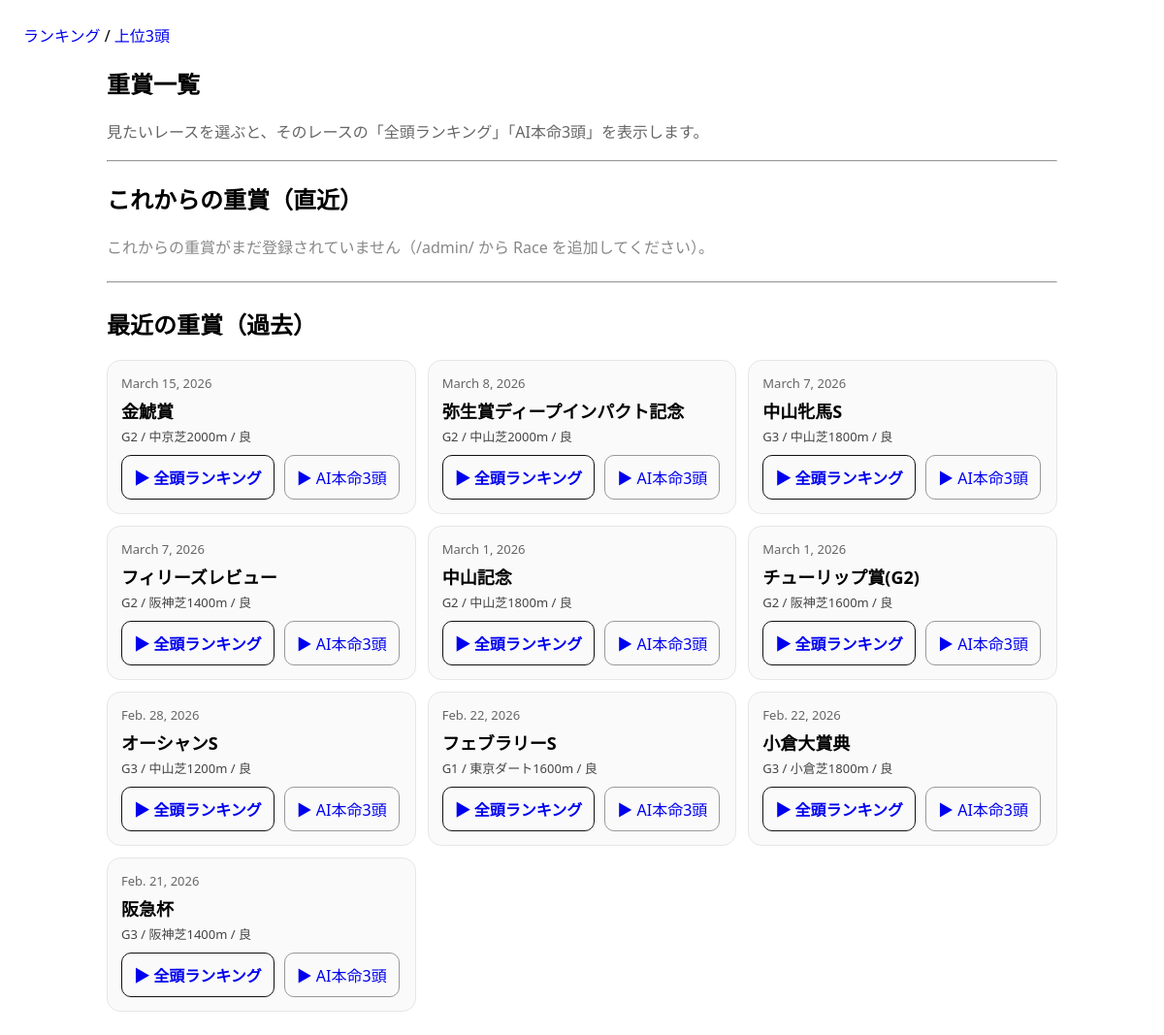
Page /races/ on the earlier database version.
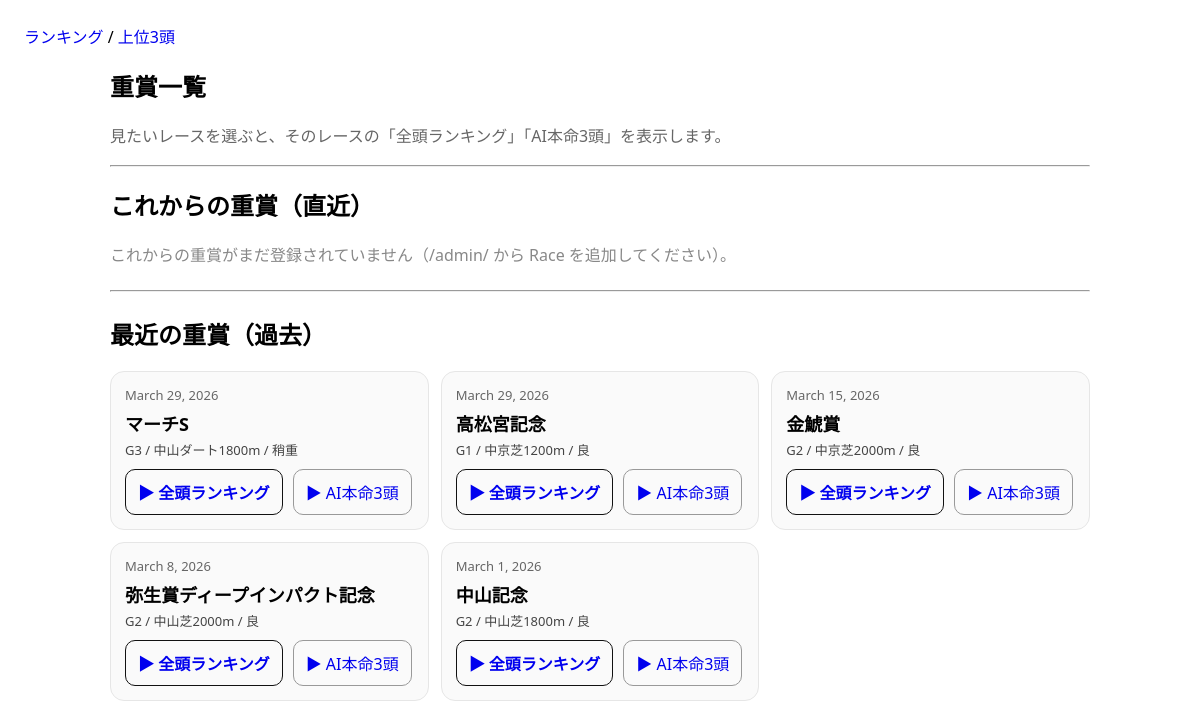
Same page on the later database version.
### keibaapp_1/models.py (models this page shows, shortened)
class Race(models.Model):
    GRADE_CHOICES = [("G1", "G1"), ("G2", "G2"), ("G3", "G3")]
    name = models.CharField(max_length=100)
    race_date = models.DateField()
    course = models.CharField(max_length=100)  # 例：東京 ダ1600
    grade = models.CharField(max_length=2, choices=GRADE_CHOICES)
    track_condition = models.CharField(max_length=10, blank=True, default="")  # 良/稍/重/不
    pace = models.CharField(max_length=1, blank=True, default="")  # S/M/H
    pace_comment = models.CharField(max_length=100, blank=True, default="")
    created_at = models.DateTimeField(auto_now_add=True)

### keibaapp_1/views.py (the view)
# urls.py: path("races/", views.races_page, name="races_page"),
def races_page(request):
    today = now().date()
    upcoming = Race.objects.filter(race_date__gte=today).order_by("race_date")[:20]
    recent = Race.objects.filter(race_date__lt=today).order_by("-race_date")[:20]
    return render(request, "keibaapp_1/races.html", {
        "upcoming": upcoming,
        "recent": recent,
        "today": today,
    })

### keibaapp_1/templates/keibaapp_1/races.html (shortened to what this page needs)
{% extends "keibaapp_1/base.html" %}
{% block content %}
<section style="max-width: 980px; margin: 0 auto;">
  <h1>重賞一覧</h1>
  <p style="color:#666;">
    見たいレースを選ぶと、そのレースの「全頭ランキング」「AI本命3頭」を表示します。
  </p>
  <hr style="margin: 18px 0;">
  <h2>これからの重賞（直近）</h2>
  {% if upcoming %}
    <div style="display:grid; grid-template-columns: repeat(auto-fit, minmax(260px, 1fr)); gap: 12px;">
      {% for r in upcoming %}
        <div style="border:1px solid #e6e6e6; border-radius:14px; padding:14px; background:#fff;">
          <div style="font-size:13px; color:#666;">{{ r.race_date }}</div>
          <div style="font-weight:800; font-size:18px; margin:6px 0 4px;">{{ r.name }}</div>
          <div style="color:#444; font-size:13px;">
            {{ r.grade }} / {{ r.course }}
            {% if r.track_condition %} / {{ r.track_condition }}{% endif %}
          </div>
          <div style="display:flex; gap:10px; flex-wrap:wrap; margin-top: 10px;">
            <a href="/race/?race_id={{ r.id }}" style="padding:10px 12px; border-radius:10px; border:1px solid #111; text-decoration:none; font-weight:700;">
              ▶ 全頭ランキング
            </a>
            <a href="/top/?race_id={{ r.id }}" style="padding:10px 12px; border-radius:10px; border:1px solid #999; text-decoration:none;">
              ▶ AI本命3頭
            </a>
          </div>
        </div>
      {% endfor %}
    </div>
  {% else %}
    <p style="color:#888;">これからの重賞がまだ登録されていません（/admin/ から Race を追加してください）。</p>
  {% endif %}
  <hr style="margin: 24px 0;">
  <h2>最近の重賞（過去）</h2>
  {% if recent %}
    <div style="display:grid; grid-template-columns: repeat(auto-fit, minmax(260px, 1fr)); gap: 12px;">
      {% for r in recent %}
        <div style="border:1px solid #e6e6e6; border-radius:14px; padding:14px; background:#fafafa;">
          <div style="font-size:13px; color:#666;">{{ r.race_date }}</div>
          <div style="font-weight:800; font-size:18px; margin:6px 0 4px;">{{ r.name }}</div>
          <div style="color:#444; font-size:13px;">
            {{ r.grade }} / {{ r.course }}
            {% if r.track_condition %} / {{ r.track_condition }}{% endif %}
          </div>
          <div style="display:flex; gap:10px; flex-wrap:wrap; margin-top: 10px;">
            <a href="/race/?race_id={{ r.id }}" style="padding:10px 12px; border-radius:10px; border:1px solid #111; text-decoration:none; font-weight:700;">
              ▶ 全頭ランキング
            </a>
            <a href="/top/?race_id={{ r.id }}" style="padding:10px 12px; border-radius:10px; border:1px solid #999; text-decoration:none;">
              ▶ AI本命3頭
            </a>
          </div>
        </div>
      {% endfor %}
    </div>
  {% else %}
    <p style="color:#888;">過去レースがありません。</p>
  {% endif %}
</section>
{% endblock %}

### keibaapp_1/templates/keibaapp_1/base.html (shortened to what this page needs)
<!doctype html>
<html lang="ja">
<head>
</head>
<body>
  <div class="nav">
    <a href="/">ランキング</a> / <a href="/top/">上位3頭</a>
  </div>
  {% block content %}{% endblock %}
</body>
</html>

### keibaapp_1/templates/keibaapp_1/base.html (style rules this page uses)
body { font-family: system-ui, sans-serif; margin: 24px; }
a { text-decoration: none; }
.nav { margin-bottom: 14px; }

Differences in the rows shown:
removed Race: race_date "March 7, 2026", name "中山牝馬S", grade "G3", course "中山芝1800m", track_condition "良"
removed Race: race_date "March 7, 2026", name "フィリーズレビュー", grade "G2", course "阪神芝1400m", track_condition "良"
removed Race: race_date "March 1, 2026", name "チューリップ賞(G2)", grade "G2", course "阪神芝1600m", track_condition "良"
removed Race: race_date "Feb. 28, 2026", name "オーシャンS", grade "G3", course "中山芝1200m", track_condition "良"
removed Race: race_date "Feb. 22, 2026", name "フェブラリーS", grade "G1", course "東京ダート1600m", track_condition "良"
removed Race: race_date "Feb. 22, 2026", name "小倉大賞典", grade "G3", course "小倉芝1800m", track_condition "良"
removed Race: race_date "Feb. 21, 2026", name "阪急杯", grade "G3", course "阪神芝1400m", track_condition "良"
added Race: race_date "March 29, 2026", name "マーチS", grade "G3", course "中山ダート1800m", track_condition "稍重"
added Race: race_date "March 29, 2026", name "高松宮記念", grade "G1", course "中京芝1200m", track_condition "良"
